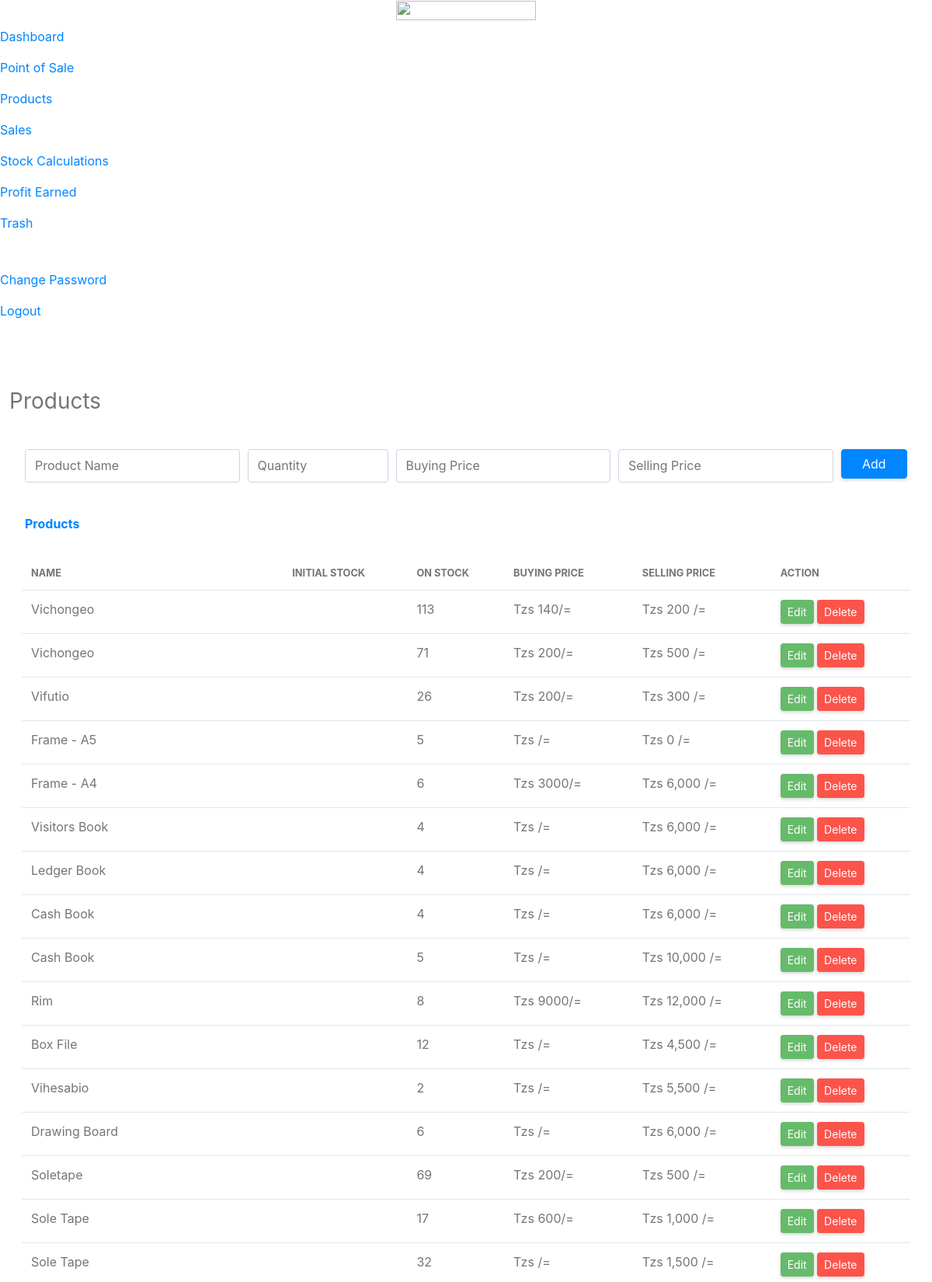
Page /products.php (signed in, upper part) on the committed database.
### tables this page shows
CREATE TABLE `products` (
  `productID` int(11) NOT NULL,
  `productName` varchar(255) NOT NULL,
  `productQuantity` varchar(255) NOT NULL,
  `buyingPrice` varchar(255) DEFAULT NULL,
  `sellingPrice` varchar(255) DEFAULT NULL,
  `dateCreated` varchar(255) NOT NULL
);

### products.php (the view, shortened to what this page needs)
<!DOCTYPE html>
<html lang="en">
<?php
    include 'includes/head.php';
    include 'db/dbConfig.php';
    if(isset($_SESSION['username'])) {
    ?>
<body id="page-top">
    <?php
        $dynamicWhereClause = "";
        ?>
    <div id="wrapper">
        <?php include 'includes/sidebar.php';?>
        <div id="content-wrapper" class="d-flex flex-column">
            <div id="content">
                <?php include 'includes/topbar.php';?>
                <div class="container-fluid" id="container-wrapper">
                    <div class="d-sm-flex align-items-center justify-content-between mb-4">
                        <h1 class="h3 mb-0 text-gray-800">Products</h1>
                    </div>
                    <div class="card mb-2">
                        <div class="card-body px-2">
                            <div class="col">
                                <form class="" method="post" action="<?php echo BASE_URL;?>/products">
                                    <div class="form-row">
                                        <div class="form-group col-md-3 mb-0">
                                            <input type="text" class="form-control" id="name" name="name" placeholder="Product Name" required>
                                        </div>
                                        <div class="form-group col-md-2 mb-0">
                                            <input type="number" class="form-control" id="quantity" name="quantity" placeholder="Quantity" required>
                                        </div>
                                        <div class="form-group col-md-3 mb-0">
                                            <input type="number" class="form-control" id="buyingPrice" name="buyingPrice" placeholder="Buying Price">
                                        </div>
                                        <div class="form-group col-md-3 mb-0">
                                            <input type="number" class="form-control" id="sellingPrice" name="sellingPrice" placeholder="Selling Price">
                                        </div>
                                        <div class="form-group col-md-1 mb-0">
                                            <input type="submit" role="button" class="btn btn-primary btn-block" name="add" value="Add">
                                        </div>
                                    </div>
                                </form>
                            </div>
                        </div>
                    </div>
                    <div class="row">
                        <div class="col-lg-12">
                            <div class="card mb-4">
                                <div class="card-header py-3 d-flex flex-row align-items-center justify-content-between">
                                    <h6 class="m-0 font-weight-bold text-primary">Products</h6>
                                </div>
                                <?php
        $fetchProducts = "SELECT * FROM products $dynamicWhereClause";
        $fetchProductsSql = mysqli_query($db, $fetchProducts);
        if(mysqli_num_rows($fetchProductsSql) == 0) {
            echo '<div class="text-center">
                                                    <img src="'.BASE_URL.'/images/cover/empty.png" class="text-center w-25">
                                                    <h5 class="my-4">You have no products yet!</h5>
                                                    </div>';
        }
        else {
                                    ?>
                                <div class="table-responsive p-3">
                                    <table class="table table-hover" id="dataTable">
                                        <thead>
                                            <tr>
                                                <th class="border-0 text-uppercase small font-weight-bold">Name</th>
                                                <th class="border-0 text-uppercase small font-weight-bold">Initial Stock</th>
                                                <th class="border-0 text-uppercase small font-weight-bold">On Stock</th>
                                                <th class="border-0 text-uppercase small font-weight-bold">Buying Price</th>
                                                <th class="border-0 text-uppercase small font-weight-bold">Selling Price</th>
                                                <th class="border-0 text-uppercase small font-weight-bold">Action</th>
                                            </tr>
                                        </thead>
                                        <tbody>
                                            <?php
            while($row = mysqli_fetch_array($fetchProductsSql)) {
                if($row['sellingPrice'] == "") {
                        $row['sellingPrice'] = 0;
                    }
                    else {
                        $row['sellingPrice'] = $row['sellingPrice'];
                    }
                $trClass = "";
                if($row['productQuantity'] <= 10 && $row['productQuantity'] > 0) {
                    $trClass = "low-stock";
                }
                else if($row['productQuantity'] <= 0) {
                    $trClass = "no-stock";
                }
                echo '<tr class="'.$trClass.'">
                            <td>'.$row['productName'].'</td>
                            <td>'.$row['initialStock'].'</td>
                            <td>'.$row['productQuantity'].'</td>
                            <td>Tzs '.$row['buyingPrice'].'/=</td>
                            <td>Tzs '.number_format($row['sellingPrice']).' /=</td>
                            <td>
                                <a href="'.BASE_URL.'/edit-product?id='.$row['productID'].'" class="btn btn-success btn-sm">Edit</a>
                                <a href="'.BASE_URL.'/products?delete-id='.$row['productID'].'" class="btn btn-danger btn-sm">Delete</a>
                            </td>
                        </tr>';
            }
        }
                                                ?>
                                        </tbody>
                                    </table>
                                </div>
                            </div>
                        </div>
                    </div>
                </div>
            </div>
        </div>
    </div>
</body>
</html>
<?php } else { header("Location: 404"); } ?>

### includes/head.php (shortened to what this page needs)
<head>
    <link href="<?php echo BASE_URL;?>/vendorr/fontawesome-free/css/all.min.css" rel="stylesheet" type="text/css">
    <link href="<?php echo BASE_URL;?>/vendorr/bootstrap/css/bootstrap.min.css" rel="stylesheet" type="text/css">
    <link href="<?php echo BASE_URL;?>/css/tempusdominus-bootstrap-4.min.css" rel="stylesheet" type="text/css">
    <link href="<?php echo BASE_URL;?>/css/ruang-admin.min.css" rel="stylesheet">
    <link href="<?php echo BASE_URL;?>/css/bootstrap-select.min.css" rel="stylesheet">
    <link href="<?php echo BASE_URL;?>/css/dataTables.css" rel="stylesheet">
    <link href="<?php echo BASE_URL;?>/css/chart.min.css" rel="stylesheet">
    <link href="<?php echo BASE_URL;?>/css/custom.css" rel="stylesheet">
</head>

### includes/sidebar.php (shortened to what this page needs)
<ul class="navbar-nav sidebar sidebar-light accordion" id="accordionSidebar">
    <a class="sidebar-brand d-flex align-items-center justify-content-center" href="<?php echo BASE_URL;?>/dashboard">
        <div class="sidebar-brand-icon">
            <img src="<?php echo BASE_URL;?>/images/logo/logo-horizontal-white.png" width="180" height="25">
        </div>
    </a>
    <li class="nav-item">
        <a class="nav-link" href="<?php echo BASE_URL;?>/dashboard">
            <span>Dashboard</span></a>
    </li>
    <li class="nav-item">
        <a class="nav-link" href="<?php echo BASE_URL;?>/point-of-sale">
            <span>Point of Sale</span>
        </a>
    </li>
    <li class="nav-item">
        <a class="nav-link" href="<?php echo BASE_URL;?>/products">
            <span>Products</span>
        </a>
    </li>
    <li class="nav-item">
        <a class="nav-link" href="<?php echo BASE_URL;?>/daily-sales">
            <span>Sales</span>
        </a>
    </li>
    <li class="nav-item">
        <a class="nav-link" href="<?php echo BASE_URL;?>/stock">
            <span>Stock Calculations</span>
        </a>
    </li>
    <li class="nav-item">
        <a class="nav-link" href="<?php echo BASE_URL;?>/profit-loss">
            <span>Profit Earned</span>
        </a>
    </li>
    <li class="nav-item">
        <a class="nav-link" href="<?php echo BASE_URL;?>/trash">
            <span>Trash</span>
        </a>
    </li>
    <li class="nav-item">
        <a class="nav-link" href="<?php echo BASE_URL;?>/change-password">
            <span>Change Password</span>
        </a>
    </li>
    <li class="nav-item">
        <a class="nav-link" href="<?php echo BASE_URL;?>/logout">
            <span>Logout</span>
        </a>
    </li>
</ul>

### includes/topbar.php (shortened to what this page needs)
<nav class="navbar navbar-expand navbar-light bg-navbar topbar mb-4 static-top">
    <button id="sidebarToggleTop" class="btn btn-link rounded-circle mr-3">
    </button>
    <ul class="navbar-nav ml-auto">
        <li class="nav-item dropdown no-arrow">
            <a class="nav-link" href="<?php echo BASE_URL;?>/logout" id="userDropdown" role="button">
                <span class="ml-2 d-none d-lg-inline text-white small"><i class="fa fa-sign-out-alt"> </i> Logout</span>
            </a>
        </li>
    </ul>
</nav>

### rows in the picture
products: productName "Vichongeo", productQuantity "113", buyingPrice "140", sellingPrice "200"
products: productName "Vichongeo", productQuantity "71", buyingPrice "200", sellingPrice "500"
products: productName "Vifutio", productQuantity "26", buyingPrice "200", sellingPrice "300"
products: productName "Frame - A5", productQuantity "5", sellingPrice "0"
products: productName "Frame - A4", productQuantity "6", buyingPrice "3000", sellingPrice "6,000"
products: productName "Visitors Book", productQuantity "4", sellingPrice "6,000"
products: productName "Ledger Book", productQuantity "4", sellingPrice "6,000"
products: productName "Cash Book", productQuantity "4", sellingPrice "6,000"
products: productName "Cash Book", productQuantity "5", sellingPrice "10,000"
products: productName "Rim", productQuantity "8", buyingPrice "9000", sellingPrice "12,000"
products: productName "Box File", productQuantity "12", sellingPrice "4,500"
products: productName "Vihesabio", productQuantity "2", sellingPrice "5,500"
products: productName "Drawing Board", productQuantity "6", sellingPrice "6,000"
products: productName "Soletape", productQuantity "69", buyingPrice "200", sellingPrice "500"
products: productName "Sole Tape", productQuantity "17", buyingPrice "600", sellingPrice "1,000"
products: productName "Sole Tape", productQuantity "32", sellingPrice "1,500"
